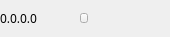
<?xml version="1.0" encoding="UTF-8"?>
<ui version="4.0">
 <class>IpCellWidget</class>
 <widget class="QWidget" name="IpCellWidget">
  <property name="geometry">
   <rect>
    <x>0</x>
    <y>0</y>
    <width>170</width>
    <height>37</height>
   </rect>
  </property>
  <property name="font">
   <font>
    <family>微软雅黑</family>
   </font>
  </property>
  <property name="windowTitle">
   <string>Form</string>
  </property>
  <widget class="QLabel" name="ipLabel">
   <property name="geometry">
    <rect>
     <x>0</x>
     <y>10</y>
     <width>54</width>
     <height>16</height>
    </rect>
   </property>
   <property name="text">
    <string>0.0.0.0</string>
   </property>
  </widget>
  <widget class="QToolButton" name="nodeSetBtn">
   <property name="geometry">
    <rect>
     <x>80</x>
     <y>13</y>
     <width>8</width>
     <height>10</height>
    </rect>
   </property>
   <property name="cursor">
    <cursorShape>PointingHandCursor</cursorShape>
   </property>
   <property name="text">
    <string/>
   </property>
  </widget>
 </widget>
 <resources/>
 <connections/>
</ui>
